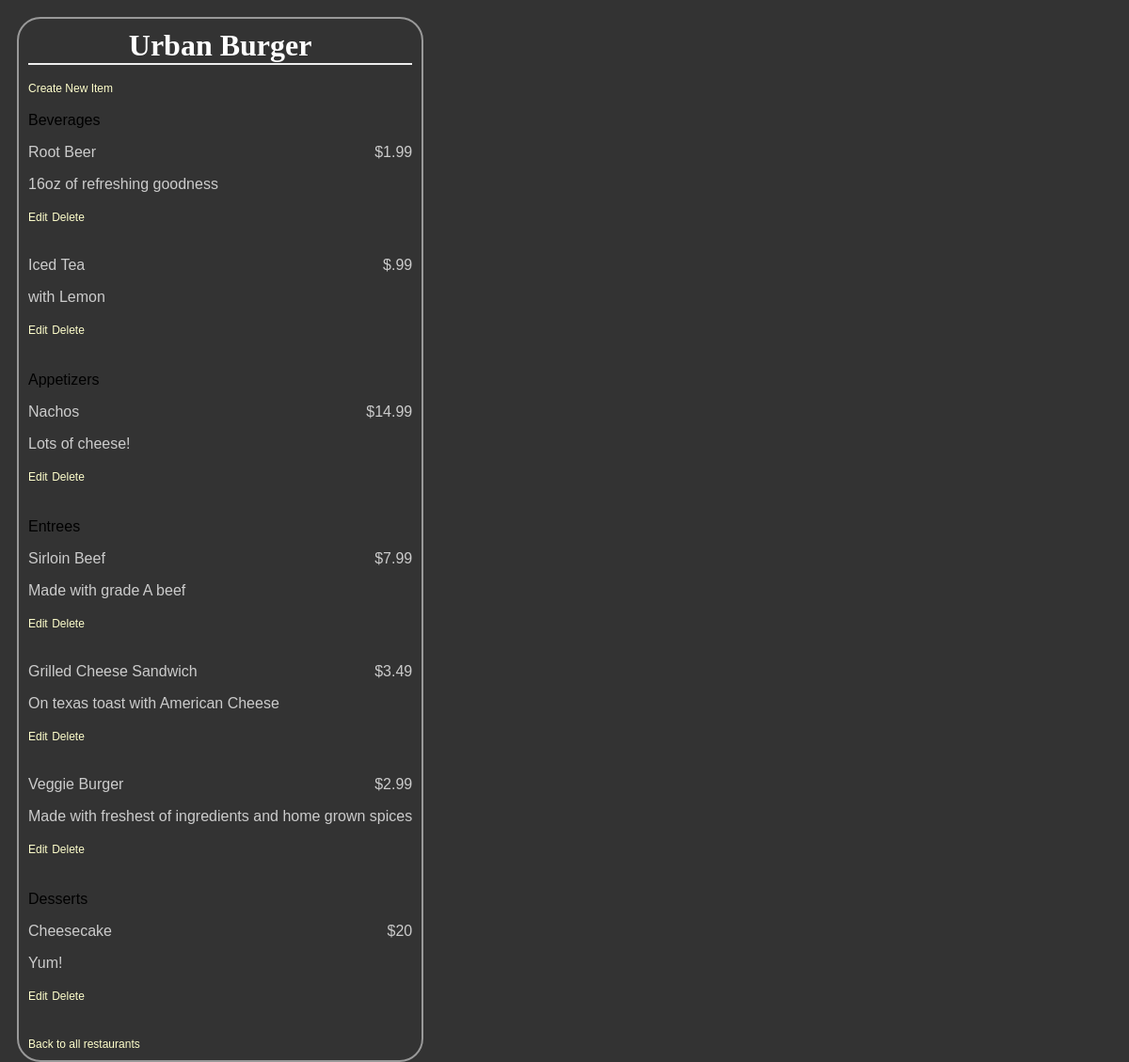
The app's page /restaurants/2/ with its own data.
### database_setup.py (models this page shows, shortened)
class Restaurant (Base):
	__tablename__ = 'restaurant' # we use the special variable name __tablename__ to let sql alchemy know the variable that we will use to refer to the table
	name = Column(String(80), nullable = False)
	id = Column(Integer, primary_key = True)

class MenuItem(Base):
	__tablename__ = 'menu_item'
	name = Column(String(80), nullable = False)
	id = Column(Integer, primary_key = True)
	course = Column(String(250))
	description = Column(String(250))
	price = Column(String(8))
	restaurant_id = Column(Integer, ForeignKey('restaurant.id')) # create foreign key relationship between menu item class and restaurant class
	restaurant = relationship(Restaurant) # creates a variable to store the relationship of the class Restaurant. Also useful to reference data in the Restaurant class (e.g. print veggieburger.restaurant.name)

### finalproject.py (the view)
@app.route('/restaurants/<int:restaurant_id>/')
def restaurantMenu(restaurant_id):
	restaurant = session.query(Restaurant).filter_by(id=restaurant_id).one()
	items = session.query(MenuItem).filter_by(restaurant_id = restaurant_id)
	num_appetizers = 0
	num_entrees = 0
	num_beverages = 0
	num_desserts = 0
	num_beverages = 0
	num_extras = 0
	for i in items:
		if i.course == 'Appetizer':
			num_appetizers += 1
		elif i.course == 'Entree':
			num_entrees += 1
		elif i.course == 'Beverage':
			num_beverages += 1
		elif i.course == 'Dessert':
			num_desserts += 1
		else:
			num_extras += 1
	return render_template('menu.html', restaurant=restaurant, items=items, num_appetizers=num_appetizers, num_entrees=num_entrees, num_beverages=num_beverages, num_desserts=num_desserts, num_extras=num_extras)

### templates/menu.html (shortened to what this page needs)
<html>
<head>
	<link rel=stylesheet type=text/css href="{{ url_for('static', filename='styles3.css') }}">
</head>
<body>
<div class = 'pane'>
	<div class = 'header'>
		<h1>{{ restaurant.name }}</h1>
	</div>
<a href='{{url_for('newMenuItem', restaurant_id = restaurant.id) }}'>Create New Item</a>
{% if num_beverages > 0 %}
	<p5></br>Beverages</br></p5>
	{% for i in items %}
		{% if i.course == 'Beverage' %}
			{% include 'menuDetails.html' %}
		{% endif %}
	{% endfor %}
{% endif %}
{% if num_appetizers > 0 %}
	<p5></br>Appetizers</br></p5>
	{% for i in items %}
		{% if i.course == 'Appetizer' %}
			{% include 'menuDetails.html' %}
		{% endif %}
	{% endfor %}
{% endif %}
{% if num_entrees > 0 %}
	<p5></br>Entrees</br></p5>
	{% for i in items %}
		{% if i.course == 'Entree' %}
			{% include 'menuDetails.html' %}
		{% endif %}
	{% endfor %}
{% endif %}
{% if num_desserts > 0 %}
	<p5></br>Desserts</br></p5>
	{% for i in items %}
		{% if i.course == 'Dessert' %}
			{% include 'menuDetails.html' %}
		{% endif %}
	{% endfor %}
{% endif %}
<a href = '{{ url_for('showRestaurants') }}'> Back to all restaurants </a>
</div>
</body>
</html>

### templates/menuDetails.html (shortened to what this page needs)
<div class = 'nameAndPrice'>
	<span class = 'name'><p>{{i.name}}</p></span>
	<span class = 'price'>
	<p> {{i.price}} </p>
	</span>
</div>
<div class = 'description'>
	<p>{{i.description}}</p>
</div>
<div class = 'editdeletepane'>
	<a href="{{url_for('editMenuItem', restaurant_id = restaurant.id, menu_id = i.id) }}">Edit</a>
	<a href = '{{url_for('deleteMenuItem', restaurant_id = restaurant.id, menu_id = i.id ) }}'>Delete</a>
</div>

### static/styles3.css (style rules this page uses)
body { font-family: sans-serif; background-color: #333333 }
h1, h2, h3, h4 { color: #ffffff; }
h1, h2 { font-family: 'georgia', serif; margin: 0; }
h1 { border-bottom: 2px solid #eee; }
p, dd, dt { color: #cccccc; }
a { text-decoration: none; color: #ffffcc; font-size: .75em; }
.pane { position: absolute; border: 2px solid; border-radius: 25px; padding: 10px; margin: 10px; border-color: #999999; background-color: #333333 }
.header { left: 50%; text-align: center; }
.name { width: 50%; display: inline-block; float: left; }
.price { text-align: right; width: 50%; float: right; }

### records on screen
Restaurant: name "Urban Burger"
MenuItem: name "Root Beer", price "$1.99", description "16oz of refreshing goodness"
MenuItem: name "Iced Tea", price "$.99", description "with Lemon"
MenuItem: name "Nachos", price "$14.99", description "Lots of cheese!"
MenuItem: name "Sirloin Beef", price "$7.99", description "Made with grade A beef"
MenuItem: name "Grilled Cheese Sandwich", price "$3.49", description "On texas toast with American Cheese"
MenuItem: name "Veggie Burger", price "$2.99", description "Made with freshest of ingredients and home grown spices"
MenuItem: name "Cheesecake", price "$20", description "Yum!"
